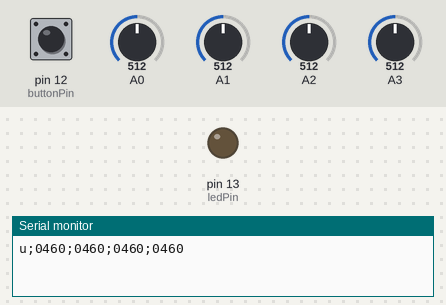
A sketch run on a simulated Arduino Uno, built with avr-gcc and run on an emulated ATmega328P. Shown: output pins drawn as LEDs (lit = HIGH), the last lines printed to the serial monitor. Dashed ring = blinking. The inputs (shaded band) are chosen by the test bench; at power-on: pin 12 (buttonPin) HIGH, A0 = 512, A1 = 512, A2 = 512, A3 = 512.

Above: at 0.11 s.
At 1.09 s:
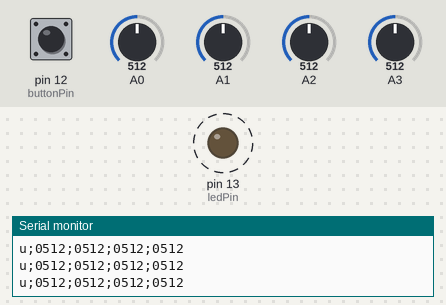
1.3 s: pin 12 (buttonPin) pulled LOW for 0.15 s
4.3 s: A0 set to 30
7.3 s: pin 12 (buttonPin) pulsed LOW 5 times (0.12 s each, 0.3 s apart)
Timing chart, 0 to 17.8 s (numbered marks = the images above; inputs shaded):
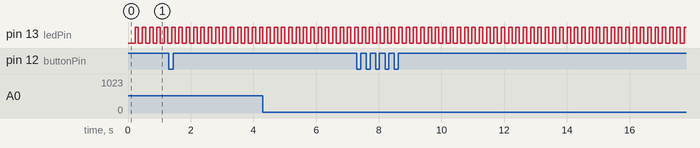

Measured:
- by itself, pin 13 (ledPin): alternates HIGH for 0.11 s and LOW for 0.12 s

The sketch:

lsystem_pots.ino
```cpp
int ledPin = 13;   // select the pin for the LED
int buttonPin = 12;


#define MOVING_AVERAGE_LENGTH 10
// According to the section 6.7.8.21 of the C specification, this should set the array to 0
int value_buffers[4][MOVING_AVERAGE_LENGTH]={0};
int value_buffer_idxs[4]={0,0,0,0};
float moving_averages[4]={0.0f,0.0f,0.0f,0.0f};

bool button_down = false;
bool  print_new_values = false;

int loop_counter = 1;
int i=0;
int j=0;
int val=0;
int out_len;

char buffer[50];

void setup() {
  pinMode(ledPin, OUTPUT);  // declare the ledPin as an OUTPUT

  pinMode(buttonPin, INPUT);    // button as input
  digitalWrite(buttonPin, HIGH); // turns on pull-up resistor after input

  Serial.begin(9600);
}

void loop() {
  for(i=0; i<4; i++)
  {
    // read value
    val = analogRead(i);
    value_buffers[i][value_buffer_idxs[i]] = val;

    value_buffer_idxs[i]++;
    if (value_buffer_idxs[i]==MOVING_AVERAGE_LENGTH)
      value_buffer_idxs[i]=0;

    //update the average
    moving_averages[i] = 0.0f;
    for(j=0; j<MOVING_AVERAGE_LENGTH ; j++)
      moving_averages[i]+=(float)value_buffers[i][j]/(float)MOVING_AVERAGE_LENGTH;
  }

  print_new_values = false;
  // LOW = button pressed
  if (digitalRead(buttonPin) == LOW)
  {
    if (!button_down)
    {
      print_new_values = true;
    }

    // button was pressed (or is pressed)
    button_down = true;
  }
  else if (button_down)
  {
    // button was released
    button_down = false;
    print_new_values = true;
  }

  loop_counter++;
  if (print_new_values || loop_counter%10==0)
  {
    if (print_new_values)
      Serial.print("n");
    else
      Serial.print("u");

    for(i=0; i<4; i++)
    {

      Serial.print(";");
      out_len=sprintf (buffer, "%04d", (int)moving_averages[i]);
      for(j = 0; j<=out_len-1; j++)
        Serial.print(buffer[j]);
    }
    Serial.println();
  }

  if (loop_counter%10==0)
  {
    digitalWrite(ledPin, LOW);
  }
  if (loop_counter%20==0)
  {
    digitalWrite(ledPin, HIGH);
    loop_counter = 1;
  }

  // avoid static and bounce
  delay(10);
}
```
